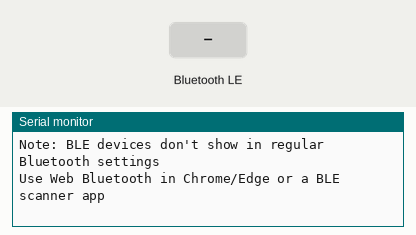
This sketch was run on a simulated ESP32-C3. On the bench: the last lines printed to the serial monitor. Inputs (shaded band) come from the test bench. Nothing arrives over Bluetooth unless stated; a phone connects over Bluetooth LE 3 s after start.

Above: at 2.2 s.
2.3 s: Bluetooth LE write "1" received
At 3.0 s:
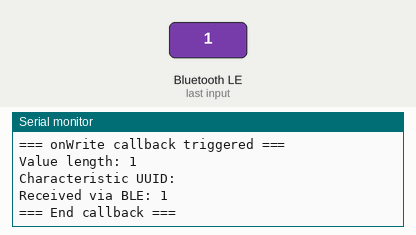
3.8 s: Bluetooth LE write "0" received
At 5.0 s:
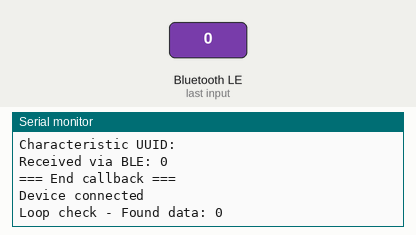
5.5 s: Bluetooth LE write "2" received
At 6.2 s:
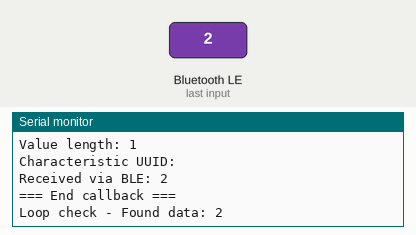

The sketch:

webBLE_01.ino
```cpp
/*
 * ESP32C3 BLE Server using NimBLE
 * Provides BLE access for web browser connection
 */

#include <Arduino.h>
#include <NimBLEDevice.h>

// BLE UART Service UUIDs
#define SERVICE_UUID        "13176d7e-f725-4071-a054-18e67347d6f6"
#define CHARACTERISTIC_UUID_RX "13176d7e-f725-4071-a054-18e67347d6f7"
#define CHARACTERISTIC_UUID_TX "13176d7e-f725-4071-a054-18e67347d6f8"

NimBLEServer* pServer = nullptr;
NimBLECharacteristic* pTxCharacteristic = nullptr;
NimBLECharacteristic* pRxCharacteristic = nullptr;
bool deviceConnected = false;

// Callback for when device connects/disconnects
class ServerCallbacks: public NimBLEServerCallbacks {
    void onConnect(NimBLEServer* pServer) {
        deviceConnected = true;
        Serial.println("Device connected");
    }

    void onDisconnect(NimBLEServer* pServer) {
        deviceConnected = false;
        Serial.println("Device disconnected");
        // Restart advertising when device disconnects
        delay(500);
        NimBLEDevice::startAdvertising();
        Serial.println("Advertising restarted");
    }
};

// Callback for when data is received via BLE
class CharacteristicCallbacks: public NimBLECharacteristicCallbacks {
    void onWrite(NimBLECharacteristic* pCharacteristic) {
        Serial.println("=== onWrite callback triggered ===");
        std::string rxValue = pCharacteristic->getValue();

        Serial.print("Value length: ");
        Serial.println(rxValue.length());
        Serial.print("Characteristic UUID: ");
        Serial.println(pCharacteristic->getUUID().toString().c_str());

        if (rxValue.length() > 0) {
            Serial.print("Received via BLE: ");
            for (size_t i = 0; i < rxValue.length(); i++) {
                Serial.print((char)rxValue[i]);
            }
            Serial.println();
        } else {
            Serial.println("Received empty message");
        }
        Serial.println("=== End callback ===");
    }

    void onRead(NimBLECharacteristic* pCharacteristic) {
        Serial.println("Characteristic read");
    }
};

void setup() {
    // USB Serial for debugging
    Serial.begin(115200);
    delay(1000);

    Serial.println("Initializing BLE...");

    // Initialize NimBLE
    NimBLEDevice::init("unsortedEvent");

    // Create BLE Server
    pServer = NimBLEDevice::createServer();
    pServer->setCallbacks(new ServerCallbacks());

    // Create BLE Service
    NimBLEService* pService = pServer->createService(SERVICE_UUID);

    // Create TX Characteristic (for sending data to client)
    pTxCharacteristic = pService->createCharacteristic(
        CHARACTERISTIC_UUID_TX,
        NIMBLE_PROPERTY::NOTIFY
    );

    // Create RX Characteristic (for receiving data from client)
    // Try with just WRITE first to test
    pRxCharacteristic = pService->createCharacteristic(
        CHARACTERISTIC_UUID_RX,
        NIMBLE_PROPERTY::WRITE | NIMBLE_PROPERTY::WRITE_NR | NIMBLE_PROPERTY::READ
    );

    Serial.println("Setting up RX characteristic callbacks...");
    pRxCharacteristic->setCallbacks(new CharacteristicCallbacks());
    Serial.println("RX characteristic callbacks set");
    Serial.print("RX Characteristic UUID: ");
    Serial.println(pRxCharacteristic->getUUID().toString().c_str());

    // Start the service
    pService->start();

    // Start advertising
    NimBLEAdvertising* pAdvertising = NimBLEDevice::getAdvertising();

    // Set advertising data
    NimBLEAdvertisementData advertisementData;
    advertisementData.setFlags(0x06); // General discoverable + BR/EDR not supported
    advertisementData.setName("unsortedEvent");
    advertisementData.setCompleteServices(NimBLEUUID(SERVICE_UUID));

    pAdvertising->setAdvertisementData(advertisementData);
    pAdvertising->setScanResponseData(advertisementData);

    // Set advertising parameters
    pAdvertising->setMinInterval(32);   // 20ms (in units of 0.625ms)
    pAdvertising->setMaxInterval(160);   // 100ms (in units of 0.625ms)
    pAdvertising->start();

    Serial.println("BLE device is ready!");
    Serial.println("Device name: unsortedEvent");
    Serial.println("Advertising started - device should be discoverable now");
    Serial.println("Note: BLE devices don't show in regular Bluetooth settings");
    Serial.println("Use Web Bluetooth in Chrome/Edge or a BLE scanner app");
}

void loop() {
    // Check if callback missed any data (backup check)
    if (pRxCharacteristic != nullptr && deviceConnected) {
        std::string value = pRxCharacteristic->getValue();
        if (value.length() > 0) {
            Serial.print("Loop check - Found data: ");
            for (size_t i = 0; i < value.length(); i++) {
                Serial.print((char)value[i]);
            }
            Serial.println();
            // Clear after reading
            pRxCharacteristic->setValue("");
        }
    }
    delay(100);
}
```

Measured:
- after the input at 2.3 s, the serial monitor: prints a new line at once (image 1)
- after the input at 3.8 s, the serial monitor: prints a new line at once (image 2)
- after the input at 5.5 s, the serial monitor: prints a new line at once (image 3)
